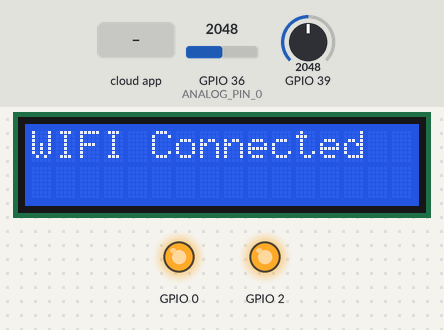
This sketch was run on a simulated ESP32. Shown: 16×2 character LCD, output pins drawn as LEDs (lit = HIGH). The inputs (shaded band) are chosen by the test bench; at power-on: GPIO 36 (ANALOG_PIN_0) = 2048, GPIO 39 = 2048. WiFi joins after 1.5 s; servers stay silent unless stated; EEPROM starts erased; no MQTT or app messages arrive unless stated; the modem accepts every AT command (registered, SIM ready, sends succeed) and sends nothing else; what the sketch prints to the serial monitor is not drawn.

Above: at 9.2 s.
19.9 s: the phone or cloud app sets relay1 to ON
At 28.3 s:
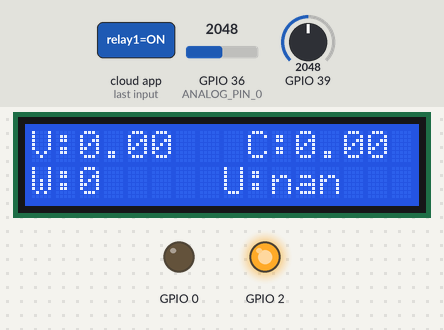
28.7 s: the phone or cloud app sets relay2 to ON
At 29.7 s:
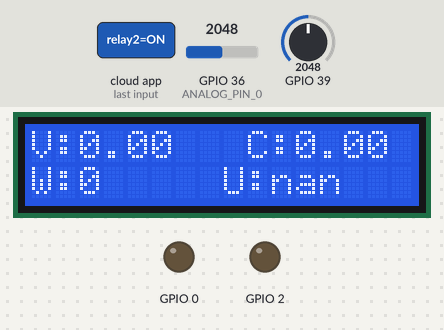
30.2 s: the phone or cloud app sets relay1 to OFF
At 30.7 s:
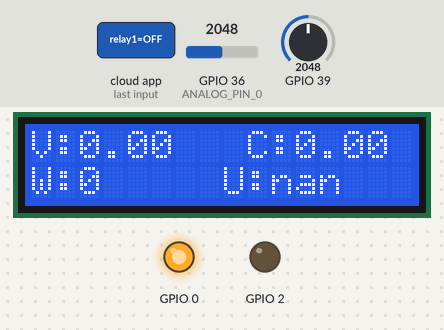
31.7 s: the phone or cloud app sets relay2 to OFF
At 32.8 s:
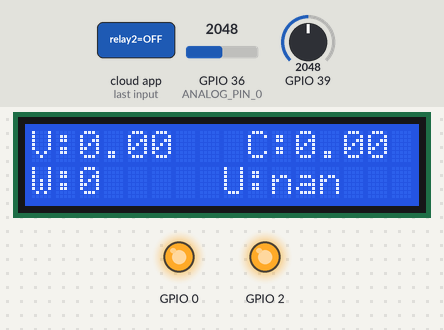
Timing chart, 0 to 34.2 s (numbered marks = the images above; inputs shaded):
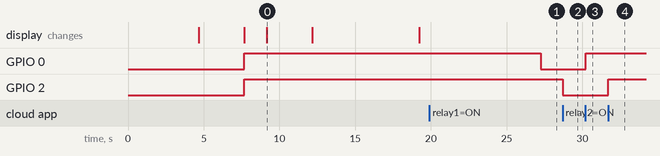

The sketch:

adafruit-energy-meter-device-control.ino
```cpp
#include <EEPROM.h>
#include <WiFi.h>
#include <LiquidCrystal.h>
#include "Adafruit_MQTT.h"
#include "Adafruit_MQTT_Client.h"

#define WLAN_SSID       "ketaki"
#define WLAN_PASS       "ketaki123"
#define AIO_SERVER      "io.adafruit.com"
#define AIO_SERVERPORT  1883
#define AIO_USERNAME    "ketakisudame"
#define AIO_KEY         "aio_VeHj27iNc49lAb5jFnhuqmkt9Nz9"
WiFiClient client;

Adafruit_MQTT_Client mqtt(&client, AIO_SERVER, AIO_SERVERPORT, AIO_USERNAME, AIO_KEY);
Adafruit_MQTT_Publish volt_p = Adafruit_MQTT_Publish(&mqtt, AIO_USERNAME "/feeds/volt");
Adafruit_MQTT_Publish current_p = Adafruit_MQTT_Publish(&mqtt, AIO_USERNAME "/feeds/current");
Adafruit_MQTT_Publish power_p = Adafruit_MQTT_Publish(&mqtt, AIO_USERNAME "/feeds/power");
Adafruit_MQTT_Publish unit_p = Adafruit_MQTT_Publish(&mqtt, AIO_USERNAME "/feeds/unit");
Adafruit_MQTT_Publish bill_p = Adafruit_MQTT_Publish(&mqtt, AIO_USERNAME "/feeds/bill");


// Setup a feed called 'onoff' for subscribing to changes.
Adafruit_MQTT_Subscribe relay1 = Adafruit_MQTT_Subscribe(&mqtt, AIO_USERNAME "/feeds/relay1");
Adafruit_MQTT_Subscribe relay2 = Adafruit_MQTT_Subscribe(&mqtt, AIO_USERNAME "/feeds/relay2");

/*************************************************************************/
#define ANALOG_PIN_0 36
int currentPin = 36;              //Assign CT input to pin 1
float kilos = 0;
int peakPower = 0;

int mVperAmp = 185;
double Voltage = 0;
double VRMS = 0;
double AmpsRMS = 0;
/****************************************************************************/

unsigned long previousMillis = 0;
unsigned long interval = 120000;
float volt;
int myunit;
double oldmyunit;
int billamount = 0;

/*********************************************************/
void gsm_init()
{
  Serial2.println("AT"); //Once the handshake test is successful, it will back to OK
  delay(1000);
  Serial2.println("AT+CMGF=1"); // Configuring TEXT mode
  delay(1000);
  Serial2.println("AT+CMGS=\"9004940011\"");//change ZZ with country code and xxxxxxxxxxx with phone number to sms
  delay(500);
  Serial2.print("IoT Based Energy Monitoring System"); //text content
  Serial2.write(26);
}
void gsm_sms(char *str)
{
  Serial2.println("AT"); //Once the handshake test is successful, it will back to OK
  delay(1000);
  Serial2.println("AT+CMGF=1"); // Configuring TEXT mode
  delay(1000);
  Serial2.println("AT+CMGS=\"9004940011\"");//change ZZ with country code and xxxxxxxxxxx with phone number to sms
  delay(500);
  Serial2.print(str); //text content
  Serial2.write(26);
}
/*********************************************************/
float getVPPVolt()
{
  float result;

  int readValue;             //value read from the sensor
  int maxValue = 0;          // store max value here
  int minValue = 4096;          // store min value here

  uint32_t start_time = millis();
  while ((millis() - start_time) < 1000) //sample for 1 Sec
  {
    readValue = analogRead(39);
    // see if you have a new maxValue
    if (readValue > maxValue)
    {
      /*record the maximum sensor value*/
      maxValue = readValue;
    }
    if (readValue < minValue)
    {
      /*record the maximum sensor value*/
      minValue = readValue;
    }
  }

  // Subtract min from max
  result = ((maxValue - minValue) * 3.3) / 4096.0;
  result = maxValue - minValue;
  return result;
}

float getVPP()
{
  float result;

  int readValue;             //value read from the sensor
  int maxValue = 0;          // store max value here
  int minValue = 4096;          // store min value here

  uint32_t start_time = millis();
  while ((millis() - start_time) < 1000) //sample for 1 Sec
  {
    readValue = analogRead(ANALOG_PIN_0);
    // see if you have a new maxValue
    if (readValue > maxValue)
    {
      /*record the maximum sensor value*/
      maxValue = readValue;
    }
    if (readValue < minValue)
    {
      /*record the maximum sensor value*/
      minValue = readValue;
    }
  }

  // Subtract min from max
  result = ((maxValue - minValue) * 3.3) / 4096.0;

  return result;
}
LiquidCrystal lcd(23, 22, 21, 19, 18, 5);
int v = 0;

char sms[150];

void setup() {
  Serial.begin(9600);
  EEPROM.begin(8);
  Serial2.begin(9600); delay(100);
  gsm_init();
  delay(2000);
  lcd.begin(16, 2);
  lcd.clear();
  Serial.println("\n\nHello world\n\n");
  lcd.print("IoT Based");
  lcd.setCursor(0,1);
  lcd.print("Enery Monitoring");
  delay(3000);
  lcd.clear();

  pinMode(2,OUTPUT); pinMode(0,OUTPUT);
  digitalWrite(2,HIGH); digitalWrite(0,HIGH);

  /*while(1)
  {
    digitalWrite(2,HIGH); digitalWrite(0,HIGH); delay(1000); digitalWrite(0,LOW);digitalWrite(2,LOW); delay(1000);
  }*/


  // put your setup code here, to run once:
  WiFi.begin(WLAN_SSID, WLAN_PASS);
  while (WiFi.status() != WL_CONNECTED)
  {
    delay(500);
    Serial.print(".");
  }
  mqtt.subscribe(&relay1);
  mqtt.subscribe(&relay2);
  lcd.clear();
  lcd.print("WIFI Connected");
  Serial.println();
  Serial.println("WiFi connected");
  Serial.println("IP address: "); Serial.println(WiFi.localIP());
  delay(3000);
  lcd.clear();
  // INIT Value in eeprom to start with 1 -->
  float abctemp = 1.1;
  //EEPROM.put(0,abctemp); delay(200);  EEPROM.commit(); delay(100);
  EEPROM.get(0,kilos);
  Serial.print("\n\n ENergy Units read from EEPROM ARE "); Serial.println(kilos);
  //if(myunit> 10000) { myunit= 0; EEPROM.write(0,myunit); }
  oldmyunit = kilos;


}

void loop()
{
  // put your main code here, to run repeatedly:
  MQTT_connect();
   Adafruit_MQTT_Subscribe *subscription;
  while ((subscription = mqtt.readSubscription(5000)))
  {
    if (subscription == &relay1)
    {
      Serial.print(F("Got: "));
      Serial.println((char *)relay1.lastread);
      char *value = (char *)relay1.lastread;
      String temp =  String(value);
      temp.trim();
      if(temp == "ON")
      {
        digitalWrite(0,LOW);
      }
      if(temp == "OFF")
      {
        digitalWrite(0,HIGH);
      }
    }
    if (subscription == &relay2)
    {
      char *value = (char *)relay2.lastread;
      String temp2  = String(value);
      temp2.trim();
      Serial.print(F("Got: "));
      Serial.println((char *)relay2.lastread);
      if(temp2 == "ON")
      {
        digitalWrite(2,LOW);
      }
      if(temp2 == "OFF")
      {
        digitalWrite(2,HIGH);
      }
    }
  }

   Voltage = getVPP();
  VRMS = (Voltage / 2.0) * 0.707;
  AmpsRMS = (VRMS * 1000) / mVperAmp;
  AmpsRMS = AmpsRMS - 0.13;
  if (AmpsRMS < 0.35) AmpsRMS = 0;
  //Serial.print(AmpsRMS);
  //Serial.println(" Amps RMS");
  //Serial.println(" *************************************************");

  float volt = getVPPVolt();
  if (volt < 500) volt = 0;
  else volt= volt / 6.32;

  if (volt < 150) volt = 0;

  if(volt == 0) AmpsRMS = 0;

  Serial.print("Voltage = ");
  Serial.print(volt);
  Serial.println(" V\n\n");

  Serial.print("Current = ");
  Serial.println(AmpsRMS);

  int RMSPower = volt * AmpsRMS;  //Calculates RMS Power Assuming Voltage 220VAC, change to 110VAC accordingly
  if (RMSPower > peakPower)
  {
    peakPower = RMSPower;
  }
  kilos = kilos + (RMSPower * (2.05 / 60 / 60 / 1000)); //Calculate kilowatt hours used


  billamount = kilos * 8;
  lcd.setCursor(0,0); lcd.print("V:"); lcd.print(volt); lcd.print("  "); lcd.setCursor(9,0); lcd.print("C:"); lcd.print(AmpsRMS); lcd.print("    ");
  lcd.setCursor(0,1); lcd.print("W:"); lcd.print(RMSPower); lcd.print("   "); lcd.setCursor(8,1); lcd.print("U:"); lcd.print(kilos); lcd.print("  ");


  if (!bill_p.publish(billamount))
  {
    Serial.println(F("Failed"));
  }
  else
  {
    Serial.println(F("OK!"));
  }
  delay(2000);
  if (!volt_p.publish(volt))
  {
    Serial.println(F("Failed"));
  }
  else
  {
    Serial.println(F("OK!"));
  }
  delay(2000);
  if (!current_p.publish(AmpsRMS))
  {
    Serial.println(F("Failed"));
  }
  else
  {
    Serial.println(F("OK!"));
  }
  delay(2000);
  if (!power_p.publish(RMSPower))
  {
    Serial.println(F("Failed"));
  }
  else
  {
    Serial.println(F("OK!"));
  }
  delay(2000);
  if (!unit_p.publish(kilos))
  {
    Serial.println(F("Failed"));
  }
  else
  {
    Serial.println(F("OK!"));
  }

  unsigned long currentMillis = millis();
  if (currentMillis - previousMillis > interval)
  {
    sprintf(sms, "Current:%f\nVoltage:%.1f\nPower: %d\nUnits: %f\nBill Amount=%d", AmpsRMS, volt, RMSPower,kilos,billamount);
    gsm_sms(sms);
    previousMillis = currentMillis;
    Serial.println("Test");
    Serial.println(previousMillis);
    Serial.println(kilos);
    EEPROM.put(0,kilos);

  }
}

void MQTT_connect()
{
  int8_t ret;

  // Stop if already connected.
  if (mqtt.connected()) {
    return;
  }

  Serial.print("Connecting to MQTT... ");

  uint8_t retries = 3;

  while ((ret = mqtt.connect()) != 0) { // connect will return 0 for connected
    Serial.println(mqtt.connectErrorString(ret));
    Serial.println("Retrying MQTT connection in 5 seconds...");
    mqtt.disconnect();

    delay(5000); // wait 5 seconds

    retries--;
    if (retries == 0) {
      // basically die and wait for WDT to reset me
      while (1);
    }
  }

  Serial.println("MQTT Connected!");

}
```

Measured:
- after the input at 19.9 s, GPIO 0: HIGH → LOW after 7.3 s
- after the input at 28.7 s, GPIO 2: HIGH → LOW at once
- after the input at 30.2 s, GPIO 0: LOW → HIGH at once
- after the input at 31.7 s, GPIO 2: LOW → HIGH at once
- what the display in image 0 shows lasts 3.0 s, from 9.2 s to 12.2 s
